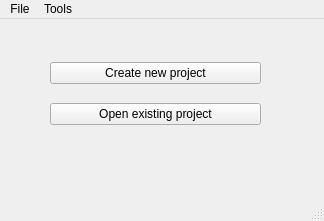
<?xml version="1.0" encoding="UTF-8"?>
<ui version="4.0">
 <class>MainWindow</class>
 <widget class="QMainWindow" name="MainWindow">
  <property name="geometry">
   <rect>
    <x>0</x>
    <y>0</y>
    <width>324</width>
    <height>221</height>
   </rect>
  </property>
  <property name="windowTitle">
   <string>MainWindow</string>
  </property>
  <widget class="QWidget" name="centralwidget">
   <widget class="QWidget" name="">
    <property name="geometry">
     <rect>
      <x>50</x>
      <y>30</y>
      <width>211</width>
      <height>91</height>
     </rect>
    </property>
    <layout class="QVBoxLayout" name="verticalLayout">
     <item>
      <widget class="QPushButton" name="ButtonNewProject">
       <property name="text">
        <string>Create new project</string>
       </property>
      </widget>
     </item>
     <item>
      <widget class="QPushButton" name="ButtonOpenProject">
       <property name="text">
        <string>Open existing project</string>
       </property>
      </widget>
     </item>
    </layout>
   </widget>
  </widget>
  <widget class="QMenuBar" name="menubar">
   <property name="geometry">
    <rect>
     <x>0</x>
     <y>0</y>
     <width>324</width>
     <height>29</height>
    </rect>
   </property>
   <property name="defaultUp">
    <bool>false</bool>
   </property>
   <widget class="QMenu" name="menuFile">
    <property name="title">
     <string>File</string>
    </property>
    <addaction name="actionLoad_file"/>
    <addaction name="actionSave_file"/>
   </widget>
   <widget class="QMenu" name="menuTools">
    <property name="title">
     <string>Tools</string>
    </property>
    <addaction name="actionPreferences"/>
   </widget>
   <addaction name="menuFile"/>
   <addaction name="menuTools"/>
  </widget>
  <widget class="QStatusBar" name="statusbar"/>
  <action name="actionLoad_file">
   <property name="text">
    <string>Load file</string>
   </property>
  </action>
  <action name="actionSave_file">
   <property name="text">
    <string>Save file</string>
   </property>
  </action>
  <action name="actionPreferences">
   <property name="text">
    <string>Preferences</string>
   </property>
  </action>
  <action name="actionShow_project_creation_dialog">
   <property name="text">
    <string>Show project creation dialog</string>
   </property>
  </action>
 </widget>
 <resources/>
 <connections/>
 <slots>
  <slot>openCreateProjectDialog()</slot>
 </slots>
</ui>
